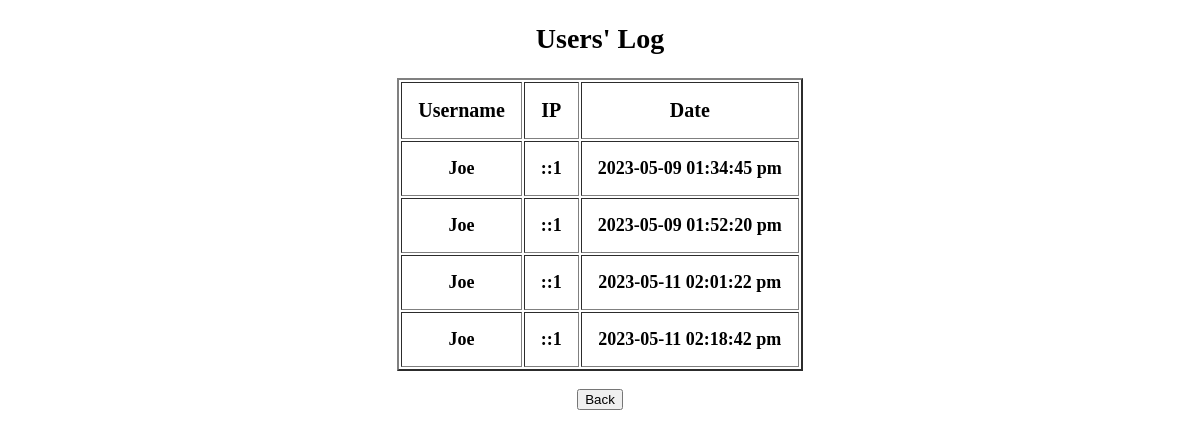
The app's page /admin/checkLogs.php with its own data.
### tables this page shows
CREATE TABLE `logs` (
  `id` int(6) NOT NULL,
  `username` text NOT NULL,
  `ip` text NOT NULL,
  `date` text NOT NULL
);

### admin/checkLogs.php (the view, shortened to what this page needs)
<!DOCTYPE html>
<html>
    <head>
        <link rel="stylesheet" type="text/css" href="../cssFile/adminlog.css">
    </head>
    <body>
    <table border="2" align="center" cellpadding="16">
			<caption><h2 style = "text-align:center; font-family:Times New roman; font-size: 28px;">Users' Log</h2></caption>
			<tr>
				<th style = "text-align:center; font-family:Times New roman; font-size: 20px;">Username</th>
				<th style = "text-align:center; font-family:Times New roman; font-size: 20px;">IP</th>
                <th style = "text-align:center; font-family:Times New roman; font-size: 20px;">Date</th>
			</tr>
    <?php
    $conn = mysqli_connect("127.0.0.1", "root", "", "user");
    $sql = "select * from logs";
	$result = mysqli_query($conn,$sql);
    while($row = mysqli_fetch_array($result)){
        $username = $row['username'];
        $ip = $row['ip'];
        $date = $row['date'];
        echo "<tr>";
        echo "<th style = 'text-align:center; font-family:Times New roman; font-size: 18px;'>".$username."</th>";
        echo "<th style = 'text-align:center; font-family:Times New roman; font-size: 18px;'>".$ip."</th>";
        echo "<th style = 'text-align:center; font-family:Times New roman; font-size: 18px;'>".$date."</th>";
        echo "</tr>";
    }
    ?>
    </table>
    <form action="choose.php" align = center>
        <input type="submit" value="Back" id = "back">
	</form>
    </body>
</html>

### cssFile/adminlog.css (style rules this page uses)
body { margin: 0; padding: 0; font-family: sans-serif; background: url() no-repeat; background-size: cover; }

### records on screen
logs: username "Joe", ip "::1", date "2023-05-09 01:34:45 pm"
logs: username "Joe", ip "::1", date "2023-05-09 01:52:20 pm"
logs: username "Joe", ip "::1", date "2023-05-11 02:01:22 pm"
logs: username "Joe", ip "::1", date "2023-05-11 02:18:42 pm"
